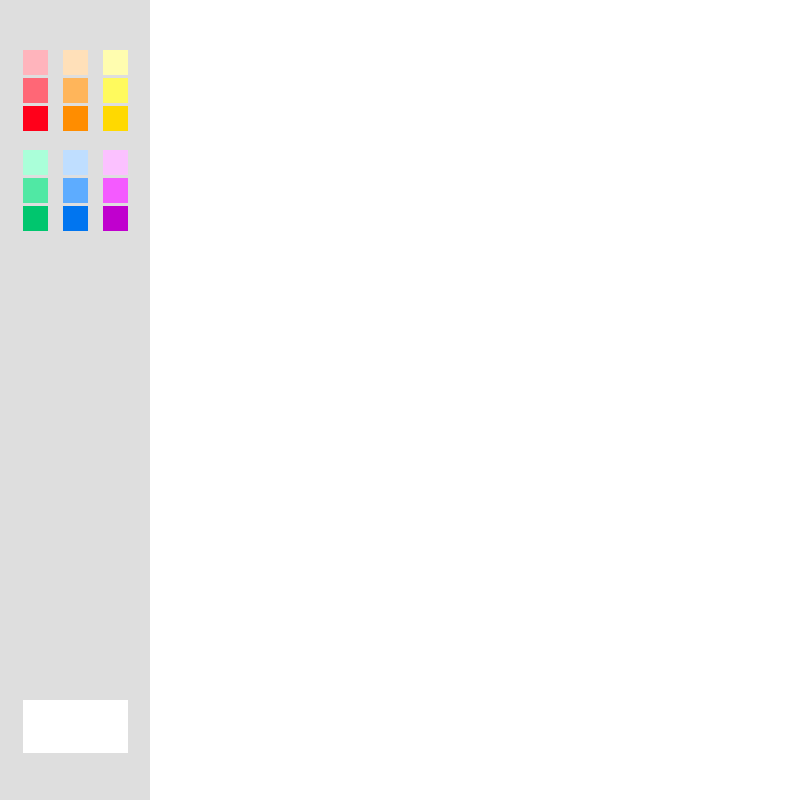
Frame 1 (no input)
Frame 60 (the mouse pressed at the canvas centre just before this capture): identical to frame 1, image omitted
Frame 120 (the mouse held since frame 60 and released just before this capture): identical to frame 1, image omitted

The Processing sketch that drew this single still picture (run headless with seeded random() and noise(); from frame 60 on, the mouse is pressed at the canvas centre):

// Processing sketch: processing_161860
// ── processing_161860.pde

int xPos = 23; 
int yPos = 50;
int bSize = 25;
int pSize = 40;
int ppSize = 50;

void setup(){
size(800,800);
background(#FFFFFF);

//color area
noStroke();
fill(#DEDEDE);
rect(0, 0, 150, 800);

//red
fill(#FFB4BC);
rect(xPos,yPos,bSize,bSize);

fill(#FF6776);
rect(xPos,yPos+bSize+3,bSize,bSize);

fill(#FF001A);
rect(xPos,yPos+bSize*2+3*2,bSize,bSize);


//orange
fill(#FFE0B9);
rect(xPos+pSize,yPos,bSize,bSize);

fill(#FFB55A);
rect(xPos+pSize,yPos+bSize+3,bSize,bSize);

fill(#FF8D00);
rect(xPos+pSize,yPos+bSize*2+3*2,bSize,bSize);

//yellow
fill(#FFFDAF);
rect(xPos+pSize*2,yPos,bSize,bSize);

fill(#FFFA5D);
rect(xPos+pSize*2,yPos+bSize+3,bSize,bSize);

fill(#FFD900);
rect(xPos+pSize*2,yPos+bSize*2+3*2,bSize,bSize);

 
 
//green  
fill(#AAFFD9);
rect(xPos,yPos+bSize*2+ppSize,bSize,bSize);

fill(#50E8A4);
rect(xPos,yPos+bSize*3+ppSize+3,bSize,bSize);

fill(#00C66E);
rect(xPos,yPos+bSize*4+ppSize+3*2,bSize,bSize);



//blue
fill(#BFDEFF);
rect(xPos+pSize,yPos+bSize*2+ppSize,bSize,bSize);

fill(#5DACFF);
rect(xPos+pSize,yPos+bSize*3+ppSize+3,bSize,bSize);

fill(#0075F0);
rect(xPos+pSize,yPos+bSize*4+ppSize+3*2,bSize,bSize);


//purple
fill(#FBC1FF);
rect(xPos+pSize*2,yPos+bSize*2+ppSize,bSize,bSize);

fill(#F45AFF);
rect(xPos+pSize*2,yPos+bSize*3+ppSize+3,bSize,bSize);

fill(#C000CE);
rect(xPos+pSize*2,yPos+bSize*4+ppSize+3*2,bSize,bSize);


//erase
fill(#FFFFFF);
rect(xPos,yPos+yPos*13,bSize*3+30,bSize*2+3);

}

void draw(){

if (mousePressed) {
  //brush area
  
  if (790 > pmouseX && 790 > mouseX && pmouseX > 180 && mouseX > 180 && 
      790 > pmouseY && 790 > mouseY && pmouseY> 10 && mouseY> 10) {
      
        line(pmouseX, pmouseY, mouseX, mouseY);
    }

//red one
 if ( mouseX > xPos && mouseX < xPos+bSize && mouseY > yPos && mouseY <yPos+bSize) {
      stroke(#FFB4BC);
      strokeWeight(5);
    }
//two
if ( mouseX > xPos && mouseX < xPos+bSize && mouseY > yPos+bSize+3 && mouseY <yPos+bSize+3+bSize) {
      stroke(#FF6776);
      strokeWeight(5);
    }
//three
if ( mouseX > xPos && mouseX < xPos+bSize && mouseY > yPos+bSize*2+3*2 && mouseY <yPos+bSize*2+3*2+bSize) {
      stroke(#FF001A);
      strokeWeight(5);
   }
   
  
  //orange one
 if ( mouseX > xPos+pSize && mouseX < xPos+pSize+bSize && mouseY > yPos && mouseY <yPos+bSize) {
      stroke(#FFE0B9);
      strokeWeight(5);
    }
//two
if ( mouseX > xPos+pSize && mouseX <xPos+pSize+bSize && mouseY > yPos+bSize+3 && mouseY <yPos+bSize+3+bSize) {
      stroke(#FFB55A);
      strokeWeight(5);
    }
//three
if ( mouseX > xPos+pSize && mouseX < xPos+pSize+bSize && mouseY > yPos+bSize*2+3*2 && mouseY <yPos+bSize*2+3*2+bSize) {
      stroke(#FF8D00);
      strokeWeight(5);
   }
   
   
  
   //yellow one
 if ( mouseX > xPos+pSize*2 && mouseX < xPos+pSize*2+bSize && mouseY > yPos && mouseY <yPos+bSize) {
      stroke(#FFFDAF);
      strokeWeight(5);
    }

//two
if ( mouseX > xPos+pSize*2 && mouseX < xPos+pSize*2+bSize && mouseY > yPos+bSize+3 && mouseY <yPos+bSize+3+bSize) {
      stroke(#FFFA5D);
      strokeWeight(5);
    }

//three
if ( mouseX > xPos+pSize*2 && mouseX < xPos+pSize*2+bSize && mouseY > yPos+bSize*2+3*2 && mouseY <yPos+bSize*2+3*2+bSize) {
      stroke(#FFD900);
      strokeWeight(5);
   }



   //green one
 if ( mouseX > xPos && mouseX < xPos+bSize && mouseY > yPos+bSize*2+ppSize && mouseY <yPos+bSize*2+ppSize+bSize) {
      stroke(#AAFFD9);
      strokeWeight(5);
    }

//two
if ( mouseX > xPos && mouseX < xPos+bSize && mouseY > yPos+bSize*2+ppSize+bSize+3 && mouseY <yPos+bSize*2+ppSize+bSize+3+bSize) {
      stroke(#50E8A4);
      strokeWeight(5);
    }

//three
if ( mouseX > xPos && mouseX < xPos+bSize && mouseY > yPos+bSize*2+ppSize+bSize*2+3*2 && mouseY <yPos+bSize*2+ppSize+bSize*2+3*2+bSize) {
      stroke(#00C66E);
      strokeWeight(5);
   }
   

 //blue one
 if ( mouseX > xPos+pSize && mouseX < xPos+pSize+bSize && mouseY > yPos+bSize*2+ppSize && mouseY <yPos+bSize*2+ppSize+bSize) {
      stroke(#BFDEFF);
      strokeWeight(5);
    }

//two
if ( mouseX > xPos+pSize && mouseX < xPos+pSize+bSize && mouseY >  yPos+bSize*2+ppSize+bSize+3 && mouseY <yPos+bSize*2+ppSize+bSize+3+bSize) {
      stroke(#5DACFF);
      strokeWeight(5);
    }

//three
if ( mouseX > xPos+pSize && mouseX <xPos+pSize+bSize && mouseY > yPos+bSize*2+ppSize+bSize*2+3*2 && mouseY < yPos+bSize*2+ppSize+bSize*2+3*2+bSize) {
      stroke(#0075F0);
      strokeWeight(5);
   }
   
   
   
    //purple one
 if ( mouseX >xPos+pSize*2 && mouseX < xPos+pSize*2+bSize && mouseY >  yPos+bSize*2+ppSize && mouseY < yPos+bSize*2+ppSize+bSize) {
      stroke(#FBC1FF);
      strokeWeight(5);
    }

//two
if ( mouseX > xPos+pSize*2 && mouseX < xPos+pSize*2+bSize && mouseY >  yPos+bSize*2+ppSize+bSize+3 && mouseY < yPos+bSize*2+ppSize+bSize+3+bSize) {
      stroke(#F45AFF);
      strokeWeight(5);
    }

//three
if ( mouseX > xPos+pSize*2 && mouseX < xPos+pSize*2+bSize && mouseY >  yPos+bSize*2+ppSize+bSize*2+3*2 && mouseY < yPos+bSize*2+ppSize+bSize*2+3*2+bSize) {
      stroke(#C000CE);
      strokeWeight(5);
   }

//erase
if ( mouseX > xPos && mouseX < xPos+bSize*3+30 && mouseY >  yPos+yPos*13 && mouseY < yPos+yPos*13+bSize*2+3) {
      stroke(#FFFFFF);
      strokeWeight(50);
      
      //xPos,yPos+yPos*13,bSize*3+30,bSize*2+3
      
      
   }

}
}
